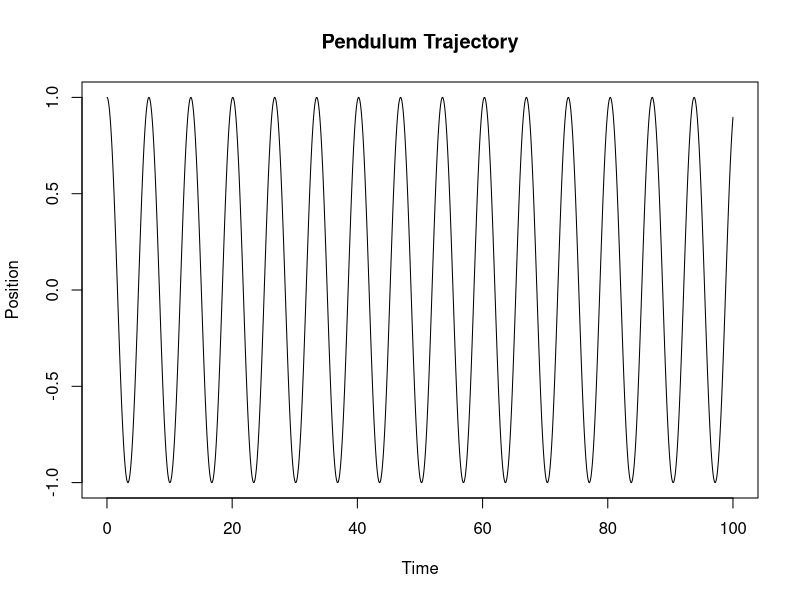

Reproduce this figure in R.
# Code to simulate a pendulum.

state = c(position=1, velocity=0)
dt = 0.01

time = 100
steps = floor(time/dt)
keep = numeric(steps)
for(i in 1:steps)
{
    state["position"] = state["position"] + 0.5*dt*state["velocity"]
    accel = -sin(state["position"])
    state["velocity"] = state["velocity"] + dt*accel
    state["position"] = state["position"] + 0.5*dt*state["velocity"]

    keep[i] = state["position"]
}

pdf("plot.pdf")
plot((1:steps)*dt, keep, type="l", xlab="Time", ylab="Position",
     main="Pendulum Trajectory")
dev.off()
